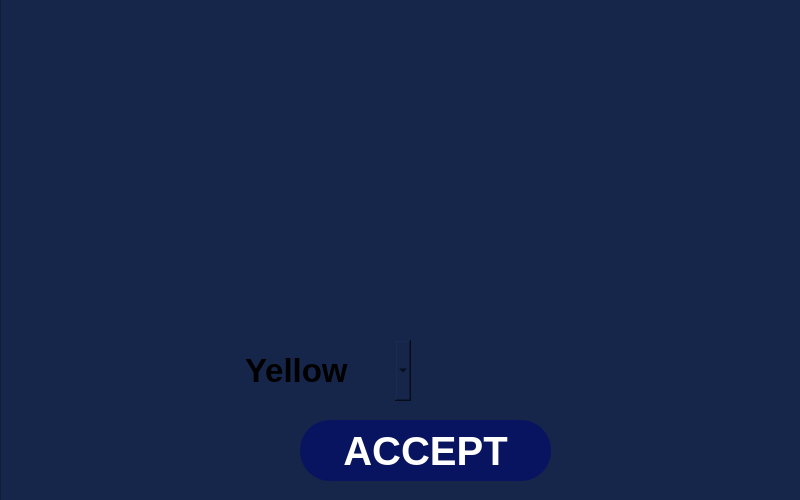
<?xml version="1.0" encoding="UTF-8"?>
<ui version="4.0">
 <class>MenuWindow</class>
 <widget class="QWidget" name="MenuWindow">
  <property name="geometry">
   <rect>
    <x>0</x>
    <y>0</y>
    <width>800</width>
    <height>500</height>
   </rect>
  </property>
  <property name="windowTitle">
   <string>MenuWindow</string>
  </property>
  <property name="styleSheet">
   <string notr="true"/>
  </property>
  <widget class="QPushButton" name="startBut">
   <property name="geometry">
    <rect>
     <x>260</x>
     <y>360</y>
     <width>321</width>
     <height>61</height>
    </rect>
   </property>
   <property name="font">
    <font>
     <family>Arial</family>
     <pointsize>30</pointsize>
     <italic>false</italic>
     <bold>true</bold>
    </font>
   </property>
   <property name="styleSheet">
    <string notr="true">QPushButton {
	font: 700 30pt &quot;Arial&quot;;
	border-radius: 30px;
	background-color:rgb(9, 20, 96);
	color: white;
}
QPushButton:hover {
	background-color: rgb(66, 14, 155);
}
QPushButton:pressed {
	background-color: rgb(34, 10, 105);
	color: white;
}

</string>
   </property>
   <property name="text">
    <string>Start</string>
   </property>
  </widget>
  <widget class="QGraphicsView" name="graphicsView">
   <property name="geometry">
    <rect>
     <x>0</x>
     <y>-30</y>
     <width>1800</width>
     <height>800</height>
    </rect>
   </property>
   <property name="styleSheet">
    <string notr="true">background-color:rgb(22, 37, 74);
</string>
   </property>
  </widget>
  <widget class="QLineEdit" name="loginLineEdit">
   <property name="geometry">
    <rect>
     <x>260</x>
     <y>300</y>
     <width>321</width>
     <height>51</height>
    </rect>
   </property>
   <property name="font">
    <font>
     <family>Arial</family>
     <pointsize>30</pointsize>
     <italic>false</italic>
     <bold>true</bold>
    </font>
   </property>
   <property name="styleSheet">
    <string notr="true">QLineEdit {
    background-color:rgb(22, 37, 74);
	color:white;
	font: 700 30pt &quot;Arial&quot;;
}
</string>
   </property>
   <property name="text">
    <string/>
   </property>
   <property name="maxLength">
    <number>15</number>
   </property>
  </widget>
  <widget class="QLabel" name="logoLabel">
   <property name="geometry">
    <rect>
     <x>160</x>
     <y>-10</y>
     <width>481</width>
     <height>311</height>
    </rect>
   </property>
   <property name="styleSheet">
    <string notr="true">QLabel{
background-image:url('/Users/sagot/Documents/Snake-game/images/logo.png');
background-size: 20%;
background-color:
};</string>
   </property>
   <property name="text">
    <string/>
   </property>
  </widget>
  <widget class="QPushButton" name="leaderBoardBut">
   <property name="geometry">
    <rect>
     <x>260</x>
     <y>430</y>
     <width>321</width>
     <height>61</height>
    </rect>
   </property>
   <property name="font">
    <font>
     <family>Arial</family>
     <pointsize>30</pointsize>
     <italic>false</italic>
     <bold>true</bold>
    </font>
   </property>
   <property name="styleSheet">
    <string notr="true">QPushButton {
	font: 700 30pt &quot;Arial&quot;;
	border-radius: 30px;
	background-color:rgb(9, 20, 96);
	color: white;
}
QPushButton:hover {
	background-color: rgb(66, 14, 155);
}
QPushButton:pressed {
	background-color: rgb(34, 10, 105);
	color: white;
}

</string>
   </property>
   <property name="text">
    <string>Leader Board</string>
   </property>
  </widget>
  <widget class="QPushButton" name="skinbut">
   <property name="geometry">
    <rect>
     <x>10</x>
     <y>380</y>
     <width>151</width>
     <height>111</height>
    </rect>
   </property>
   <property name="font">
    <font>
     <family>Arial</family>
     <pointsize>30</pointsize>
     <italic>false</italic>
     <bold>true</bold>
    </font>
   </property>
   <property name="styleSheet">
    <string notr="true">QPushButton {
border-radius:30px;
  background-image: url('/Users/sagot/Documents/Snake-game/images/skinBut.png');
  background-repeat: no-repeat;
   background-position: center;
	background-color:rgb(22, 37, 74);
}
QPushButton:hover {
	background-color: rgb(66, 14, 155);
background-image:url('/Users/sagot/Documents/Snake-game/images/skinBut.png');
}
QPushButton:pressed {
background-image:url('/Users/sagot/Documents/Snake-game/images/skinBut.png');
	background-color: rgb(34, 10, 105);
	color: white;
}

</string>
   </property>
   <property name="text">
    <string/>
   </property>
  </widget>
  <widget class="QFrame" name="skinFrame">
   <property name="geometry">
    <rect>
     <x>240</x>
     <y>300</y>
     <width>361</width>
     <height>191</height>
    </rect>
   </property>
   <property name="styleSheet">
    <string notr="true">background-color:rgb(22, 37, 74);
border-radius:10px;</string>
   </property>
   <property name="frameShape">
    <enum>QFrame::StyledPanel</enum>
   </property>
   <property name="frameShadow">
    <enum>QFrame::Raised</enum>
   </property>
   <widget class="QLabel" name="label">
    <property name="geometry">
     <rect>
      <x>180</x>
      <y>10</y>
      <width>151</width>
      <height>101</height>
     </rect>
    </property>
    <property name="styleSheet">
     <string notr="true">color:white;</string>
    </property>
    <property name="text">
     <string/>
    </property>
   </widget>
   <widget class="QComboBox" name="comboBox">
    <property name="geometry">
     <rect>
      <x>0</x>
      <y>40</y>
      <width>171</width>
      <height>61</height>
     </rect>
    </property>
    <property name="font">
     <font>
      <family>Arial</family>
      <pointsize>25</pointsize>
      <bold>true</bold>
     </font>
    </property>
    <item>
     <property name="text">
      <string>Yellow</string>
     </property>
    </item>
    <item>
     <property name="text">
      <string>Purple</string>
     </property>
    </item>
    <item>
     <property name="text">
      <string>Light blue</string>
     </property>
    </item>
    <item>
     <property name="text">
      <string>Orange</string>
     </property>
    </item>
    <item>
     <property name="text">
      <string>Gray</string>
     </property>
    </item>
    <item>
     <property name="text">
      <string>Dark blue</string>
     </property>
    </item>
    <item>
     <property name="text">
      <string>Dark green</string>
     </property>
    </item>
    <item>
     <property name="text">
      <string>Red</string>
     </property>
    </item>
    <item>
     <property name="text">
      <string>Light green</string>
     </property>
    </item>
    <item>
     <property name="text">
      <string>Pink</string>
     </property>
    </item>
   </widget>
   <widget class="QPushButton" name="acceptSkinBut">
    <property name="geometry">
     <rect>
      <x>60</x>
      <y>120</y>
      <width>251</width>
      <height>61</height>
     </rect>
    </property>
    <property name="font">
     <font>
      <family>Arial</family>
      <pointsize>30</pointsize>
      <italic>false</italic>
      <bold>true</bold>
     </font>
    </property>
    <property name="styleSheet">
     <string notr="true">QPushButton {
	font: 700 30pt &quot;Arial&quot;;
	border-radius: 30px;
	background-color:rgb(9, 20, 96);
	color: white;
}
QPushButton:hover {
	background-color: rgb(66, 14, 155);
}
QPushButton:pressed {
	background-color: rgb(34, 10, 105);
	color: white;
}

</string>
    </property>
    <property name="text">
     <string>ACCEPT</string>
    </property>
   </widget>
  </widget>
  <zorder>graphicsView</zorder>
  <zorder>startBut</zorder>
  <zorder>loginLineEdit</zorder>
  <zorder>logoLabel</zorder>
  <zorder>leaderBoardBut</zorder>
  <zorder>skinbut</zorder>
  <zorder>skinFrame</zorder>
 </widget>
 <resources/>
 <connections/>
</ui>
